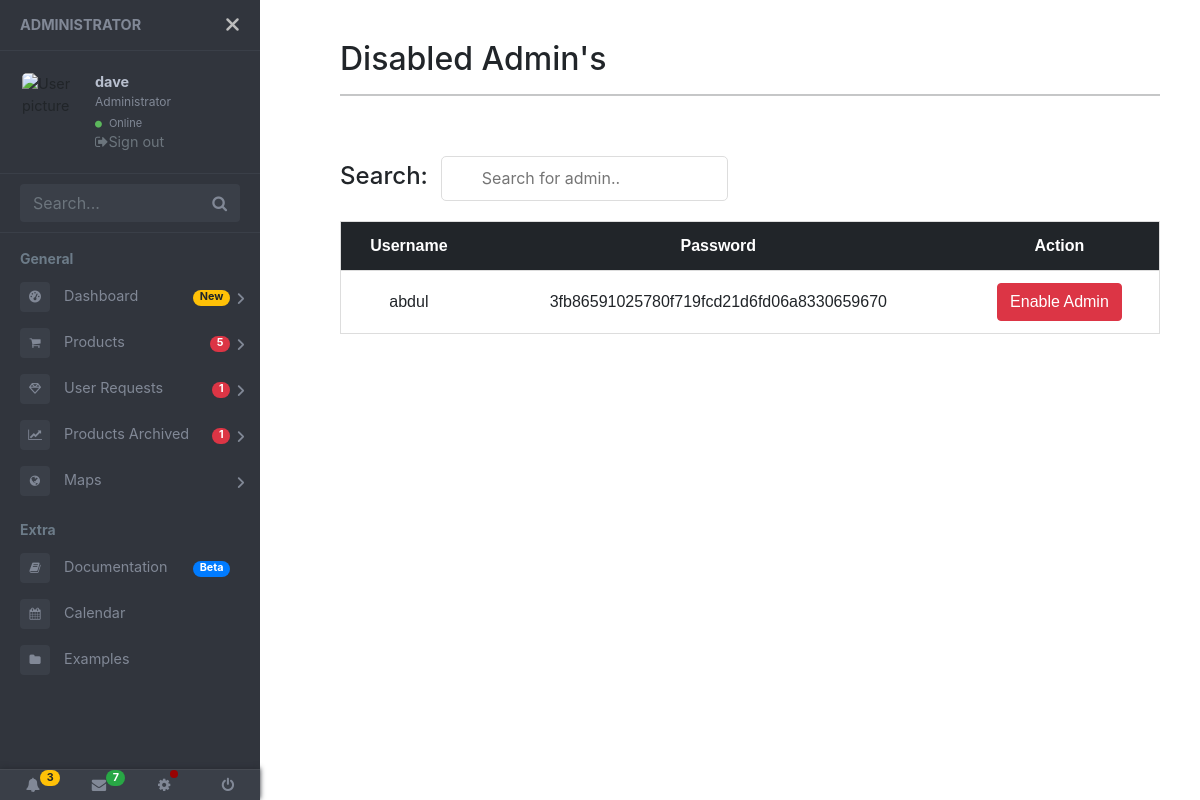
Screenshot of /DAMI/disableadmin.php (signed in) with the database file from the repository.
### tables this page shows
CREATE TABLE `disableadmin` (
  `disableAdmin` int(11) NOT NULL,
  `adminId` int(11) NOT NULL,
  `username` varchar(255) NOT NULL,
  `password` varchar(255) NOT NULL
);

### DAMI/disableadmin.php (the view, shortened to what this page needs)
<!DOCTYPE html>
<html lang="en">
<head>
  <link rel="stylesheet" href="https://maxcdn.bootstrapcdn.com/bootstrap/4.0.0/css/bootstrap.min.css">
  <link href="https://use.fontawesome.com/releases/v5.0.6/css/all.css" rel="stylesheet">
  <link href="https://cdn.jsdelivr.net/npm/bootstrap@5.0.0-beta3/dist/css/bootstrap.min.css" rel="stylesheet">
  <link rel="stylesheet" href="https://stackpath.bootstrapcdn.com/font-awesome/4.7.0/css/font-awesome.min.css">
  <link rel="stylesheet" href="https://stackpath.bootstrapcdn.com/font-awesome/4.7.0/css/font-awesome.min.css">
  <link href="//maxcdn.bootstrapcdn.com/bootstrap/4.0.0/css/bootstrap.min.css" rel="stylesheet" id="bootstrap-css">
</head>
<body>
  <div class="page-wrapper chiller-theme toggled">
    <nav id="sidebar" class="sidebar-wrapper">
      <div class="sidebar-content">
        <div class="sidebar-brand">
          <a href="#">Administrator</a>
          <div id="close-sidebar">
            <i class="fas fa-times"></i>
          </div>
        </div>
        <div class="sidebar-header">
          <div class="user-pic">
            <img class="img-responsive img-rounded" src="https://media-exp1.licdn.com/dms/image/C4E03AQFisMIW2P7mgg/profile-displayphoto-shrink_200_200/0/1616488312756?e=1625097600&v=beta&t=o8aClgNYR7pQuEKUIS6tUhvHlwJssJhhb1xQ14lqjDw" alt="User picture">
          </div>
          <div class="user-info">
            <span class="user-name">
              <strong><?php echo $_SESSION['adminusername']; ?></strong>
            </span>
            <span class="user-role">Administrator</span>
            <span class="user-status">
              <i class="fa fa-circle"></i>
              <span>Online</span>
            </span>
            <a href="logoutadmin.php" class="nav__link">
              <span class="nav__name text-muted"> <i class="fa fa-sign-out text-muted" aria-hidden="true"></i>Sign out</i></span>
            </a>
          </div>
        </div>
        <div class="sidebar-search">
          <div>
            <div class="input-group">
              <input type="text" class="form-control search-menu" placeholder="Search...">
              <div class="input-group-append">
                <span class="input-group-text">
                  <i class="fa fa-search" aria-hidden="true"></i>
                </span>
              </div>
            </div>
          </div>
        </div>
        <div class="sidebar-menu">
          <ul>
            <li class="header-menu">
              <span>General</span>
            </li>
            <li class="sidebar-dropdown">
              <a href="adminpage.php">
                <i class="fa fa-tachometer-alt"></i>
                <span>Dashboard</span>
                <span class="badge badge-pill badge-warning">New</span>
              </a>
            </li>
            <li class="sidebar-dropdown">
              <a>
                <i class="fa fa-shopping-cart"></i>
                <span>Products</span>
                <?php
                $servername = "localhost";
                $username = "root";
                $password = "";
                $dbname = "dami";
                $conn = new mysqli($servername, $username, $password, $dbname);
                $count = 0;
                $query = ("SELECT * FROM products;");
                $query_run = mysqli_query($conn, $query);
                while ($row = mysqli_fetch_array($query_run)) {
                  $count++;
                }
                echo "<span class='badge badge-pill badge-danger'>$count</span> ";
                ?>
              </a>
            </li>
            <li class="sidebar-dropdown">
              <a href="#">
                <i class="far fa-gem"></i>
                <span>User Requests</span>
                <?php
                $servername = "localhost";
                $username = "root";
                $password = "";
                $dbname = "dami";
                $conn = new mysqli($servername, $username, $password, $dbname);
                $count = 0;
                $query = ("SELECT * FROM request;");
                $query_run = mysqli_query($conn, $query);
                while ($row = mysqli_fetch_array($query_run)) {
                  $count++;
                }
                echo "<span class='badge badge-pill badge-danger'>$count</span> ";
                ?>
              </a>
            </li>
            <li class="sidebar-dropdown">
              <a href="seeproductarchived.php">
                <i class="fa fa-chart-line"></i>
                <span>Products Archived</span>
                <?php
                $servername = "localhost";
                $username = "root";
                $password = "";
                $dbname = "dami";
                $conn = new mysqli($servername, $username, $password, $dbname);
                $count = 0;
                $query = ("SELECT * FROM archivedproducts;");
                $query_run = mysqli_query($conn, $query);
                while ($row = mysqli_fetch_array($query_run)) {
                  $count++;
                }
                echo "<span class='badge badge-pill badge-danger'>$count</span> ";
                ?>
              </a>
            </li>
            <li class="sidebar-dropdown">
              <a href="#">
                <i class="fa fa-globe"></i>
                <span>Maps</span>
              </a>
            </li>
            <li class="header-menu">
              <span>Extra</span>
            </li>
            <li>
              <a href="documentation.php">
                <i class="fa fa-book"></i>
                <span>Documentation</span>
                <span class="badge badge-pill badge-primary">Beta</span>
              </a>
            </li>
            <li>
              <a href="#">
                <i class="fa fa-calendar"></i>
                <span>Calendar</span>
              </a>
            </li>
            <li>
              <a href="#">
                <i class="fa fa-folder"></i>
                <span>Examples</span>
              </a>
            </li>
          </ul>
        </div>
      </div>
      <div class="sidebar-footer">
        <a href="#">
          <i class="fa fa-bell"></i>
          <span class="badge badge-pill badge-warning notification">3</span>
        </a>
        <a href="#">
          <i class="fa fa-envelope"></i>
          <span class="badge badge-pill badge-success notification">7</span>
        </a>
        <a href="#">
          <i class="fa fa-cog"></i>
          <span class="badge-sonar"></span>
        </a>
        <a href="#">
          <i class="fa fa-power-off"></i>
        </a>
      </div>
    </nav>
    <main class="page-content">
      <div class="container-fluid">
        <h2>Disabled Admin's</h2>
        <hr>
        <br><br>
        <table id="myTable">
          <h4>Search:&nbsp; <input type="text" id="myInput" onkeyup="myFunction()" placeholder="Search for admin.."> </h4>
          <thead class="table-dark">
            <tr>
              <th scope="col" style="text-align:center">Username</th>
              <th scope="col" style="text-align:center">Password</th>
              <th scope="col" style="text-align:center">Action</th>
            </tr>
          </thead>
          <?php
          $servername = "localhost";
          $username = "root";
          $password = "";
          $dbname = "dami";
          $conn = new mysqli($servername, $username, $password, $dbname);
          if ($conn->connect_error) {
            die("Connection failed: " . $conn->connect_error);
          } else {
            $sql = "SELECT * FROM `disableadmin`";
            $result = $conn->query($sql);
            if ($result->num_rows > 0) {
              while ($row = $result->fetch_assoc()) {
          ?>
                <tr>
                  <td style="text-align:center">
                    <?php echo  $row['username']; ?>
                  </td>
                  <td style="text-align:center">
                    <?php echo $row['password']; ?>
                  </td>
                  <td style="text-align:center">
                    <a href="connection.php?enableadmin=<?php echo $row['adminId']; ?>&username=<?php echo $row['username']; ?>&password=<?php echo $row['password']; ?>" class="btn btn-danger">Enable Admin</a>
                  </td>
                </tr>
              <?php } ?>
            <?php } ?>
          <?php } ?>
      </div>
  </div>
</body>
</html>

### rows the page displays
disableadmin: username "abdul", password "3fb86591025780f719fcd21d6fd06a8330659670"

### other values shown
$_SESSION['adminusername'] "dave"
$count "5"
$count "1"
